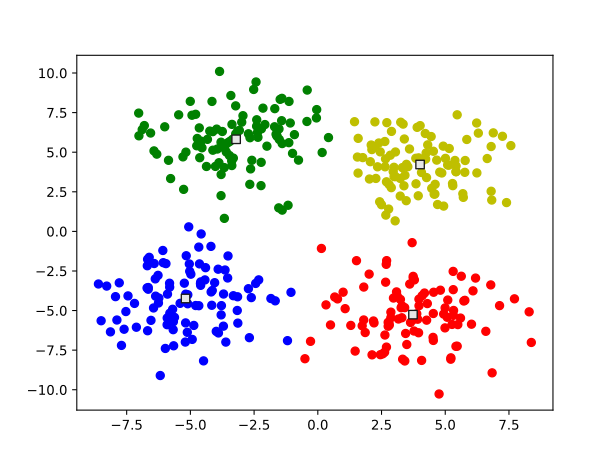

This chart was generated by the following Python code:
import numpy as np
import matplotlib.pyplot as plt
import os


color = ['r', 'b', 'g', 'y']


def resultplot():
    filename = "data/result.csv"
    # ファイルが開けなかったら終了
    if not os.path.exists(filename):
        print("file open failed : "+filename)
        return
    for line in open(filename):
        tokens = line.replace('\n', '').split(',')
        plt.scatter(float(tokens[1]), float(tokens[2]),
                    color=color[int(tokens[0])])
    plt.scatter(3.73363, -5.25654, facecolor='0.9',
                edgecolor='0.1', marker=',', s=40)
    plt.scatter(-5.19009, -4.23884, facecolor='0.9',
                edgecolor='0.1', marker=',', s=40)
    plt.scatter(-3.20514, 5.81573, facecolor='0.9',
                edgecolor='0.1', marker=',', s=40)
    plt.scatter(4.01269, 4.22311, facecolor='0.9',
                edgecolor='0.1', marker=',', s=40)
    plt.show()


if __name__ == "__main__":
    resultplot()
